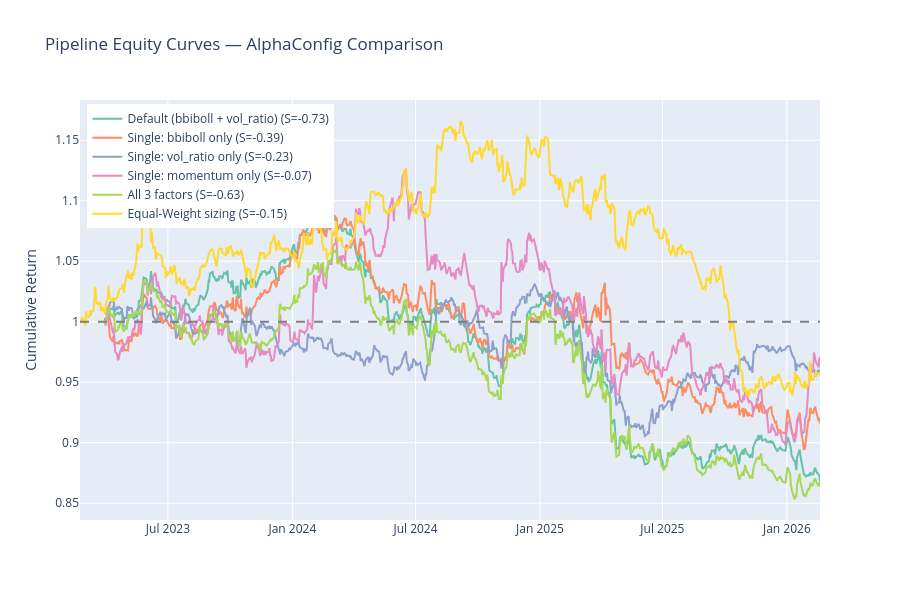

This figure's notebook cell:
### Code cell
# Plot cumulative equity curves for all configs
fig = go.Figure()
for i, (label, r) in enumerate(results.items()):
    cum_ret = np.cumprod(1 + r["returns_array"])
    dates = r["portfolio_returns"][DATE_COL].to_list()
    fig.add_trace(go.Scatter(
        x=dates, y=cum_ret,
        name=f"{label} (S={r['sharpe']:.2f})",
        line=dict(color=colors[i % len(colors)])
    ))

fig.add_hline(y=1.0, line_dash="dash", line_color="gray")
fig.update_layout(
    title="Pipeline Equity Curves — AlphaConfig Comparison",
    yaxis_title="Cumulative Return",
    height=600,
    legend=dict(x=0.01, y=0.99),
)
fig.show()

### Figure 1 — Plotly figure (JSON) as saved in the notebook; plotly's stock layout.template omitted (floating-point values rounded to 4 significant figures; data arrays with more than 128 entries replaced by an {"elided": "..."} marker saying what was removed)
{"data": [{"line": {"color": "rgb(102,194,165)"}, "name": "Default (bbiboll + vol_ratio) (S=-0.73)", "type": "scatter", "x": {"elided": "725 str values"}, "y": {"elided": "725 float values"}}, {"line": {"color": "rgb(252,141,98)"}, "name": "Single: bbiboll only (S=-0.39)", "type": "scatter", "x": {"elided": "725 str values"}, "y": {"elided": "725 float values"}}, {"line": {"color": "rgb(141,160,203)"}, "name": "Single: vol_ratio only (S=-0.23)", "type": "scatter", "x": {"elided": "725 str values"}, "y": {"elided": "725 float values"}}, {"line": {"color": "rgb(231,138,195)"}, "name": "Single: momentum only (S=-0.07)", "type": "scatter", "x": {"elided": "725 str values"}, "y": {"elided": "725 float values"}}, {"line": {"color": "rgb(166,216,84)"}, "name": "All 3 factors (S=-0.63)", "type": "scatter", "x": {"elided": "725 str values"}, "y": {"elided": "725 float values"}}, {"line": {"color": "rgb(255,217,47)"}, "name": "Equal-Weight sizing (S=-0.15)", "type": "scatter", "x": {"elided": "752 str values"}, "y": {"elided": "752 float values"}}], "layout": {"height": 600, "legend": {"x": 0.01, "y": 0.99}, "shapes": [{"line": {"color": "gray", "dash": "dash"}, "type": "line", "x0": 0, "x1": 1, "xref": "x domain", "y0": 1, "y1": 1, "yref": "y"}], "title": {"text": "Pipeline Equity Curves — AlphaConfig Comparison"}, "yaxis": {"title": {"text": "Cumulative Return"}}}}
